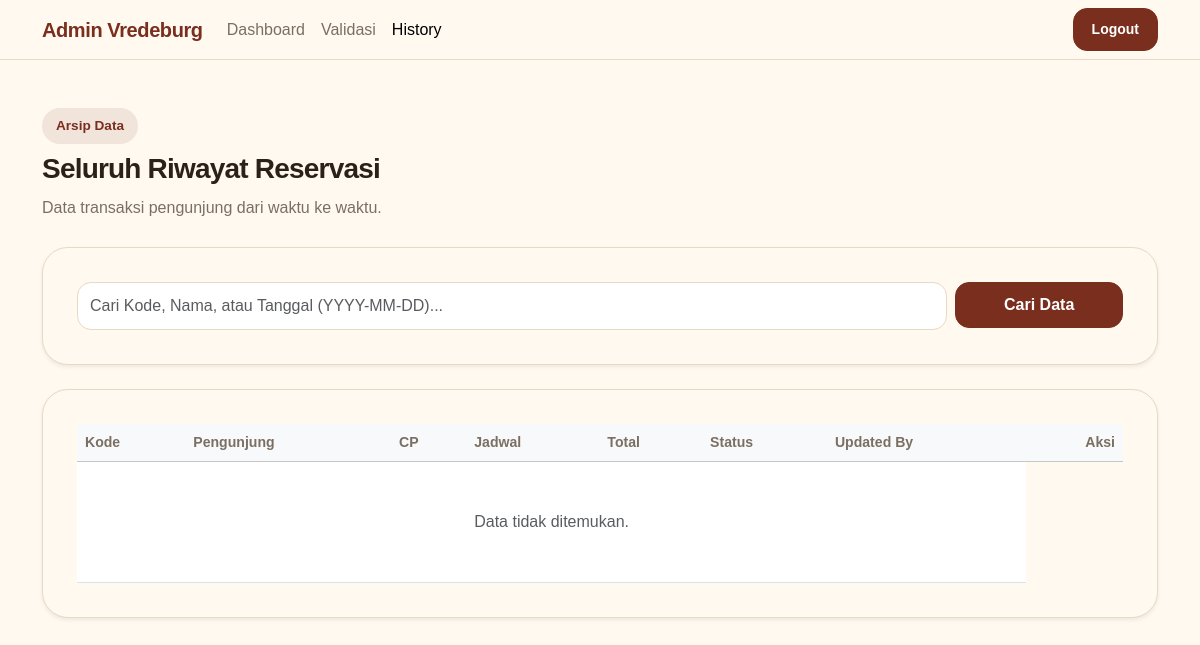
Before: /admin/history.php (signed in) with the older database file.
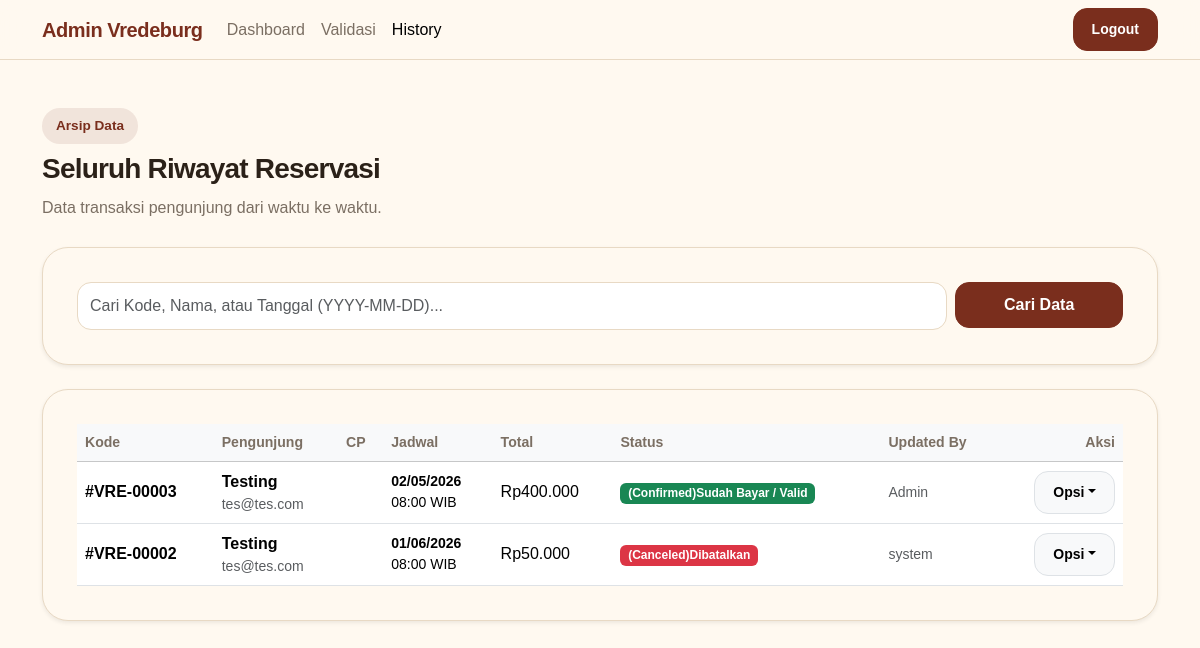
After: the same page with the newer database file.
### tables this page shows
CREATE TABLE `reservations` (
  `id_reservasi` int(11) NOT NULL,
  `id_user` int(11) NOT NULL,
  `tgl_kunjungan` date NOT NULL,
  `jam_kunjungan` time NOT NULL,
  `jumlah_orang` int(11) NOT NULL,
  `total_harga` decimal(10,2) NOT NULL,
  `status` enum('pending','confirmed','canceled') DEFAULT 'pending',
  `created_at` timestamp NOT NULL DEFAULT current_timestamp(),
  `created_by` varchar(50) NOT NULL,
  `updated_at` timestamp NULL DEFAULT NULL ON UPDATE current_timestamp(),
  `updated_by` varchar(50) DEFAULT NULL,
  `is_deleted` tinyint(1) DEFAULT 0,
  `deleted_at` timestamp NULL DEFAULT NULL,
  `deleted_by` varchar(50) DEFAULT NULL
);

CREATE TABLE `users` (
  `id_user` int(11) NOT NULL,
  `nama_lengkap` varchar(100) NOT NULL,
  `email` varchar(100) NOT NULL,
  `password` varchar(255) NOT NULL,
  `role` enum('admin','user') NOT NULL DEFAULT 'user',
  `created_at` timestamp NOT NULL DEFAULT current_timestamp(),
  `created_by` varchar(50) DEFAULT 'system',
  `updated_at` timestamp NULL DEFAULT NULL ON UPDATE current_timestamp(),
  `updated_by` varchar(50) DEFAULT NULL,
  `is_deleted` tinyint(1) DEFAULT 0,
  `deleted_at` timestamp NULL DEFAULT NULL,
  `deleted_by` varchar(50) DEFAULT NULL
);

### config/functions.php (called while the page is built, shortened)
<?php
function e($value) {
    return htmlspecialchars($value ?? '', ENT_QUOTES, 'UTF-8');
}
function rupiah($number) {
    return 'Rp' . number_format((int) $number, 0, ',', '.');
}
function statusLabel($status) {
    $labels = [
        'pending'   => '(Pending)Menunggu Konfirmasi',
        'confirmed' => '(Confirmed)Sudah Bayar / Valid',
        'canceled'  => '(Canceled)Dibatalkan'
    ];
    return $labels[$status] ?? $status;
}
function statusBadgeClass($status) {
    $classes = [
        'pending'   => 'badge bg-warning text-dark',
        'confirmed' => 'badge bg-success',
        'canceled'  => 'badge bg-danger'
    ];
    return $classes[$status] ?? 'badge bg-light text-dark';
}

### admin/history.php (the view, shortened to what the changed rows need)
<?php
require_once '../config/koneksi.php';
require_once '../config/functions.php';
$page   = max((int) ($_GET['page'] ?? 1), 1);
$limit  = 10;
$offset = ($page - 1) * $limit;
$where  = "WHERE r.is_deleted = 0";
$params = [];
$sql = "
    SELECT r.*, u.nama_lengkap, u.email
    FROM reservations r
    JOIN users u ON r.id_user = u.id_user
    {$where}
    ORDER BY r.created_at DESC
    LIMIT {$limit} OFFSET {$offset}
";
$stmt = $pdo->prepare($sql);
$stmt->execute($params);
$history = $stmt->fetchAll();
?>
<!DOCTYPE html>
<html lang="id">
<head>
    <link href="https://cdn.jsdelivr.net/npm/bootstrap@5.3.3/dist/css/bootstrap.min.css" rel="stylesheet">
    <link href="../assets/css/style.css" rel="stylesheet">
</head>
<body class="app-body">
<main class="py-5">
    <div class="container">
        <div class="mb-4">
            <h1 class="h3 fw-bold section-title">Seluruh Riwayat Reservasi</h1>
        </div>
        <div class="card-panel shadow-sm">
            <div class="table-responsive">
                <table class="table table-hover align-middle mb-0">
                    <thead class="table-light">
                        <tr>
                            <th>Kode</th>
                            <th>Pengunjung</th>
                            <th>CP</th>
                            <th>Jadwal</th>
                            <th>Total</th>
                            <th>Status</th>
                            <th>Updated By</th>
                            <th class="text-end">Aksi</th>
                        </tr>
                    </thead>
                    <tbody>
                        <?php if (!$history): ?>
                            <tr>
                                <td colspan="7" class="text-center py-5 text-muted">Data tidak ditemukan.</td>
                            </tr>
                        <?php endif; ?>
                        <?php foreach ($history as $row): ?>
                            <tr>
                                <td class="fw-bold">#VRE-<?= str_pad($row['id_reservasi'], 5, '0', STR_PAD_LEFT); ?></td>
                                <td>
                                    <div class="fw-bold"><?= e($row['nama_lengkap']); ?></div>
                                    <div class="small text-muted"><?= e($row['email']); ?></div>
                                </td>
                                <td>
                                </td>
                                <td>
                                    <div class="small fw-bold"><?= date('d/m/Y', strtotime($row['tgl_kunjungan'])); ?></div>
                                    <div class="small"><?= substr($row['jam_kunjungan'], 0, 5); ?> WIB</div>
                                </td>
                                <td><?= rupiah($row['total_harga']); ?></td>
                                <td>
                                    <span class="<?= statusBadgeClass($row['status']); ?>">
                                        <?= statusLabel($row['status']); ?>
                                    </span>
                                </td>
                                <td>
                                    <small class="text-muted"><?= e($row['updated_by'] ?? '-'); ?></small>
                                </td>
                                <td class="text-end">
                                    <div class="dropdown">
                                        <button class="btn btn-sm btn-light border dropdown-toggle" data-bs-toggle="dropdown">Opsi</button>
                                    </div>
                                </td>
                            </tr>
                        <?php endforeach; ?>
                    </tbody>
                </table>
            </div>
        </div>
    </div>
</main>
</body>
</html>

Changed rows visible on the page:
added reservations: id_reservasi "00003", id_user.nama_lengkap "Testing", id_user.email "tes@tes.com", tgl_kunjungan "02/05/2026", jam_kunjungan "08:00", total_harga "Rp400.000", status "(Confirmed)Sudah Bayar / Valid", updated_by "Admin"
added reservations: id_reservasi "00002", id_user.nama_lengkap "Testing", id_user.email "tes@tes.com", tgl_kunjungan "01/06/2026", jam_kunjungan "08:00", total_harga "Rp50.000", status "(Canceled)Dibatalkan", updated_by "system"
Other visible differences:
text no longer shown: "Data tidak ditemukan."
